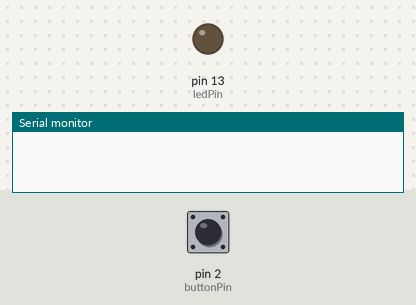
Recording of a sketch running on a simulated Arduino Uno, built with avr-gcc and run on an emulated ATmega328P. Shown: output pins drawn as LEDs (lit = HIGH), the last lines printed to the serial monitor. Inputs (shaded band) come from the test bench; at power-on: pin 2 (buttonPin) HIGH.

Above: at 1.2 s.
1.3 s: pin 2 (buttonPin) pulled LOW for 0.15 s
At 4.7 s:
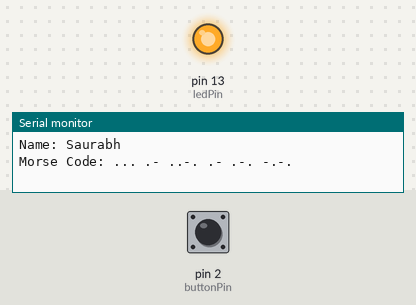
Timing chart, 0 to 10.4 s (numbered marks = the images above; inputs shaded):
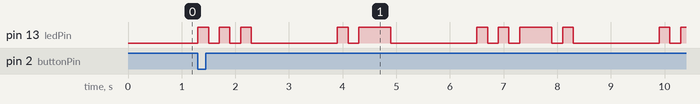

The sketch:

Name_in_morse_task_1_1_p.ino
```cpp
const int ledPin = LED_BUILTIN;// Built-in LED
const int buttonPin = 2;// Push button connected to pin 2

// Morse code timing
const int dotDuration = 200;// Duration of a dot
const int dashDuration = dotDuration * 3;// Duration of a dash
const int letterSpace = dotDuration * 3;// Space between letters
const int wordSpace = dotDuration * 7;// Space between words

// Morse code for "Saurabh"
String morseCode = "... .- ..-. .- .-. -.-. "; // Morse code for Saurabh
String name = "Saurabh"; // Name in alphabetic form

bool buttonState = HIGH;
bool lastButtonState = HIGH;

void setup() {
pinMode(ledPin, OUTPUT);// Initialize the LED pin as an output
pinMode(buttonPin, INPUT_PULLUP); // Initialize the button pin as an input with pull-up resistor
Serial.begin(9600);// Start the serial communication
}

void loop() {
buttonState = digitalRead(buttonPin);

if (buttonState == LOW && lastButtonState == HIGH) {
// Print name in alphabetic form
 Serial.print("Name: ");
 Serial.println(name);

// Print name in Morse code
 Serial.print("Morse Code: ");
 Serial.println(morseCode);

// Blink Morse code
 for (int i = 0; i < morseCode.length(); i++) {
 if (morseCode[i] == '.') {
 blinkDot();
} else if (morseCode[i] == '-') {
blinkDash();
} else if (morseCode[i] == ' ') {
delay(wordSpace);
 }
// Check if the button is pressed again to reset
 if (digitalRead(buttonPin) == LOW) {
i = -1; // Reset the loop index to start from the beginning
}
 }
}

 lastButtonState = buttonState;
}

void blinkDot() {
digitalWrite(ledPin, HIGH);
delay(dotDuration);
digitalWrite(ledPin, LOW);
 delay(dotDuration);
}

void blinkDash() {
digitalWrite(ledPin, HIGH);
delay(dashDuration);
digitalWrite(ledPin, LOW);
delay(dotDuration);
}
```

Measured:
- after the input at 1.3 s, pin 13 (ledPin): LOW → HIGH at once, → LOW 0.20 s later, → HIGH 0.20 s later, → LOW 0.20 s later, … (21 changes in this stretch)
